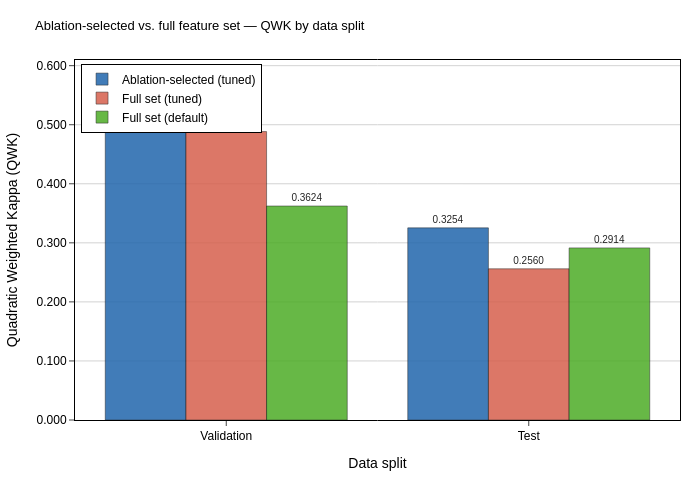

Notebook source saved alongside this figure:
### Markdown cell above
## Cell 10 — Ablation-selected vs. full feature set

### Code cell
# ── Tuned LightGBM on ablation-selected features (already done) ───────────────
# Re-use best_lgbm_params trained above: lgbm_tuned (val) and best_model (test)

ret_val_qwk  = cohen_kappa_score(y_val,  lgbm_tuned.predict(X_val),  weights='quadratic')
ret_test_qwk = cohen_kappa_score(y_test, best_model.predict(X_test) if 'LightGBM' in best_model_name
                                          else lgb.LGBMClassifier(**best_lgbm_params)
                                              .fit(X_trainval, y_trainval)
                                              .predict(X_test),
                                 weights='quadratic')

# ── Tuned LightGBM on full feature set ────────────────────────────────────────
X_tr_full, X_va_full, X_te_full = splits_full['raw']
X_trva_full = np.vstack([X_tr_full, X_va_full])

lgbm_full_val = lgb.LGBMClassifier(**best_lgbm_params)
lgbm_full_val.fit(X_tr_full, y_train)
full_val_qwk = cohen_kappa_score(y_val, lgbm_full_val.predict(X_va_full), weights='quadratic')

lgbm_full_test = lgb.LGBMClassifier(**best_lgbm_params)
lgbm_full_test.fit(X_trva_full, y_trainval)
full_test_qwk = cohen_kappa_score(y_test, lgbm_full_test.predict(X_te_full), weights='quadratic')

# ── Also run default LightGBM on full feature set for completeness ─────────────
lgbm_full_def = lgb.LGBMClassifier(
    n_estimators=500, learning_rate=0.05, max_depth=6, num_leaves=31,
    class_weight='balanced', verbose=-1, random_state=42
)
lgbm_full_def.fit(X_tr_full, y_train)
full_def_val_qwk = cohen_kappa_score(y_val, lgbm_full_def.predict(X_va_full), weights='quadratic')

lgbm_full_def_tv = lgb.LGBMClassifier(
    n_estimators=500, learning_rate=0.05, max_depth=6, num_leaves=31,
    class_weight='balanced', verbose=-1, random_state=42
)
lgbm_full_def_tv.fit(X_trva_full, y_trainval)
full_def_test_qwk = cohen_kappa_score(y_test, lgbm_full_def_tv.predict(X_te_full), weights='quadratic')

# ── Summary table ──────────────────────────────────────────────────────────────
comparison_df = pd.DataFrame({
    'Feature set': [
        f'Ablation-selected ({len(splits_ret["cols"])} features)',
        f'Full set ({len(splits_full["cols"])} features)',
        f'Full set ({len(splits_full["cols"])} features, default)',
    ],
    'Hyperparameters': ['Optuna-tuned', 'Optuna-tuned', 'Default'],
    'Val QWK':  [ret_val_qwk,  full_val_qwk,  full_def_val_qwk],
    'Test QWK': [ret_test_qwk, full_test_qwk, full_def_test_qwk],
})

print('\nAblation-selected vs. full feature set:')
display(comparison_df.round(4).set_index('Feature set'))

delta_val  = ret_val_qwk  - full_val_qwk
delta_test = ret_test_qwk - full_test_qwk
print(f'\nAblation pruning effect on Optuna-tuned LightGBM:')
print(f'  Val  QWK delta (retained - full): {delta_val:+.4f}')
print(f'  Test QWK delta (retained - full): {delta_test:+.4f}')
if delta_test > 0:
    print('  -> Ablation-selected set GENERALISES BETTER to held-out test data.')
elif abs(delta_test) < 0.01:
    print('  -> Negligible difference; ablation set offers parsimony without accuracy loss.')
else:
    print('  -> Full feature set slightly outperforms; consider revisiting ablation threshold.')

# ── Publication grouped bar chart ──────────────────────────────────────────────
fig_abl = go.Figure()

sets   = ['Val QWK', 'Test QWK']
models = ['Ablation-selected\n(tuned)', 'Full set\n(tuned)', 'Full set\n(default)']
colors = ['#2166ac', '#d6604d', '#4dac26']
rows   = comparison_df

for i, (row, color) in enumerate(zip(rows.itertuples(), colors)):
    label = ['Ablation-selected (tuned)', 'Full set (tuned)', 'Full set (default)'][i]
    fig_abl.add_trace(go.Bar(
        name=label,
        x=['Validation', 'Test'],
        y=[row._3, row._4],
        marker_color=color,
        marker_line=dict(color='black', width=0.5),
        opacity=0.85,
        text=[f'{row._3:.4f}', f'{row._4:.4f}'],
        textposition='outside',
        textfont=dict(size=10),
    ))

fig_abl.update_layout(
    barmode='group',
    font=dict(family='Arial', size=12, color='black'),
    plot_bgcolor='white',
    paper_bgcolor='white',
    title=dict(
        text='Ablation-selected vs. full feature set — QWK by data split',
        font=dict(size=13)
    ),
    xaxis=dict(
        showgrid=False, linecolor='black', linewidth=1,
        mirror=True, ticks='outside', title='Data split'
    ),
    yaxis=dict(
        showgrid=True, gridcolor='lightgray', linecolor='black',
        linewidth=1, mirror=True, ticks='outside',
        title='Quadratic Weighted Kappa (QWK)',
        range=[0, max(ret_val_qwk, full_val_qwk, full_def_val_qwk) * 1.18],
        tickformat='.3f',
    ),
    legend=dict(x=0.01, y=0.99, bordercolor='black', borderwidth=1, bgcolor='white'),
    margin=dict(l=60, r=20, t=60, b=60),
    width=700, height=480,
)

fig_abl.show()
save_fig(fig_abl, 'fig02d_feature_set_comparison')

### Figure 1 — Plotly figure (JSON) as saved in the notebook; plotly's stock layout.template omitted (floating-point values rounded to 4 significant figures)
{"data": [{"marker": {"color": "#2166ac", "line": {"color": "black", "width": 0.5}}, "name": "Ablation-selected (tuned)", "opacity": 0.85, "text": ["0.5166", "0.3254"], "textfont": {"size": 10}, "textposition": "outside", "type": "bar", "x": ["Validation", "Test"], "y": [0.5166, 0.3254]}, {"marker": {"color": "#d6604d", "line": {"color": "black", "width": 0.5}}, "name": "Full set (tuned)", "opacity": 0.85, "text": ["0.4884", "0.2560"], "textfont": {"size": 10}, "textposition": "outside", "type": "bar", "x": ["Validation", "Test"], "y": [0.4884, 0.256]}, {"marker": {"color": "#4dac26", "line": {"color": "black", "width": 0.5}}, "name": "Full set (default)", "opacity": 0.85, "text": ["0.3624", "0.2914"], "textfont": {"size": 10}, "textposition": "outside", "type": "bar", "x": ["Validation", "Test"], "y": [0.3624, 0.2914]}], "layout": {"barmode": "group", "font": {"color": "black", "family": "Arial", "size": 12}, "height": 480, "legend": {"bgcolor": "white", "bordercolor": "black", "borderwidth": 1, "x": 0.01, "y": 0.99}, "margin": {"b": 60, "l": 60, "r": 20, "t": 60}, "paper_bgcolor": "white", "plot_bgcolor": "white", "title": {"font": {"size": 13}, "text": "Ablation-selected vs. full feature set — QWK by data split"}, "width": 700, "xaxis": {"linecolor": "black", "linewidth": 1, "mirror": true, "showgrid": false, "ticks": "outside", "title": {"text": "Data split"}}, "yaxis": {"gridcolor": "lightgray", "linecolor": "black", "linewidth": 1, "mirror": true, "range": [0, 0.6096], "showgrid": true, "tickformat": ".3f", "ticks": "outside", "title": {"text": "Quadratic Weighted Kappa (QWK)"}}}}
